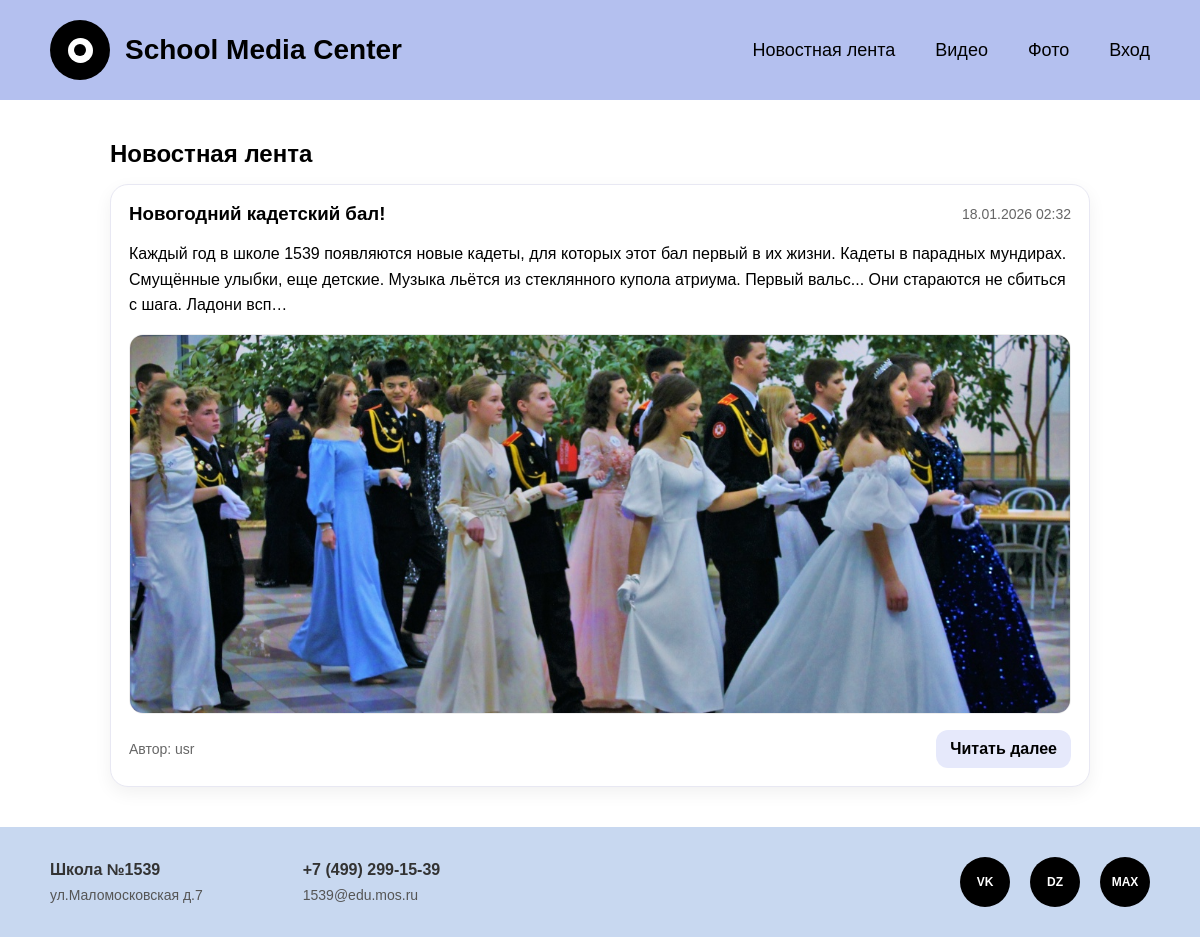
/posts/, run on the app's committed database.
### media_center/models.py (models this page shows, shortened)
class Post(models.Model):
    author = models.ForeignKey(User, on_delete=models.CASCADE, related_name='posts')
    title = models.CharField(max_length=255)
    text = models.TextField()
    photo = models.ForeignKey(Photo, on_delete=models.SET_NULL, null=True, blank=True)
    updated_at = models.DateTimeField(auto_now=True)

class Photo(models.Model):
    folder = models.ForeignKey(GalleryFolder, on_delete=models.CASCADE, related_name='photos')
    file = models.ImageField(upload_to=photo_upload_to)

### media_center/views.py (the view)
# urls.py: path('posts/', views.post_list, name='post_list'),
def post_list(request):
    posts = Post.objects.select_related('author', 'photo').order_by('-updated_at')
    return render(request, 'media_center/post_list.html', {'posts': posts})

### media_center/context_processors.py (called while the page is built)
def site_info(request):
    return {
        'school_name': 'Школа №1539',
        'address': 'ул.Маломосковская д.7',
        'phone': '+7 (499) 299-15-39',
        'email': '1539@edu.mos.ru',
    }

### media_center/templates/media_center/post_list.html (shortened to what this page needs)
{% extends "media_center/base.html" %}
{% block content %}
<div class="page">
  <div class="stack">
    <div class="row" style="justify-content: space-between;">
      <h2>Новостная лента</h2>
    </div>
    {% for post in posts %}
      <div class="card stack">
        <div class="row" style="justify-content: space-between;">
          <h3>{{ post.title }}</h3>
          <span class="muted">{{ post.updated_at|date:"d.m.Y H:i" }}</span>
        </div>
	        <p style="line-height: 1.6;">
	          {{ post.text|truncatechars:260 }}
	        </p>
        {% if post.photo %}
          <img class="thumb" src="{{ post.photo.file.url }}" alt="" style="height:auto; max-height:380px;" />
        {% endif %}
	        <div class="row" style="justify-content: space-between;">
	          <span class="muted">Автор: {{ post.author.username }}</span>
	          <a class="btn secondary" href="{% url 'media_center:post_detail' post.id %}">Читать далее</a>
	        </div>
      </div>
    {% empty %}
      <div class="card center">Пока нет статей.</div>
    {% endfor %}
  </div>
</div>
{% endblock %}

### media_center/templates/media_center/base.html (style rules this page uses)
* { margin: 0; padding: 0; box-sizing: border-box; }
body { font-family: Arial, sans-serif; background-color: #ffffff; min-height: 100vh; display: flex; flex-direction: column; }
.page { width: min(980px, 100%); }
.stack { display: flex; flex-direction: column; gap: 16px; }
.row { display: flex; gap: 12px; align-items: center; flex-wrap: wrap; }
.card { background: #fff; border: 1px solid #e8e8f3; border-radius: 18px; padding: 18px; box-shadow: 0 6px 18px rgba(0,0,0,0.06); text-align: left; }
.btn { display: inline-block; padding: 10px 14px; background: #B4C0EF; color: #000; border-radius: 12px; text-decoration: none; border: none; cursor: pointer; font-weight: 600; }
.btn.secondary { background: #e6e9fb; }
.muted { color: #666; font-size: 14px; }
.thumb { width: 100%; height: 160px; object-fit: cover; border-radius: 14px; border: 1px solid #eee; }

### data on the page
Post: title "Новогодний кадетский бал!", updated_at "18.01.2026 02:32", text "Каждый год в школе 1539 появляются новые кадеты, для которых этот бал первый в их жизни. Кадеты в парадных мундирах. Смущённые улыбки, еще детские. Музыка льётся из стеклянного купола атриума. Первый вальс... Они стараются не сбиться с шага. Ладони всп…", photo.file (picture), author.username "usr"

### other printed values
{{ school_name }} "Школа №1539"
{{ address }} "ул.Маломосковская д.7"
{{ phone }} "+7 (499) 299-15-39"
{{ email }} "1539@edu.mos.ru"
